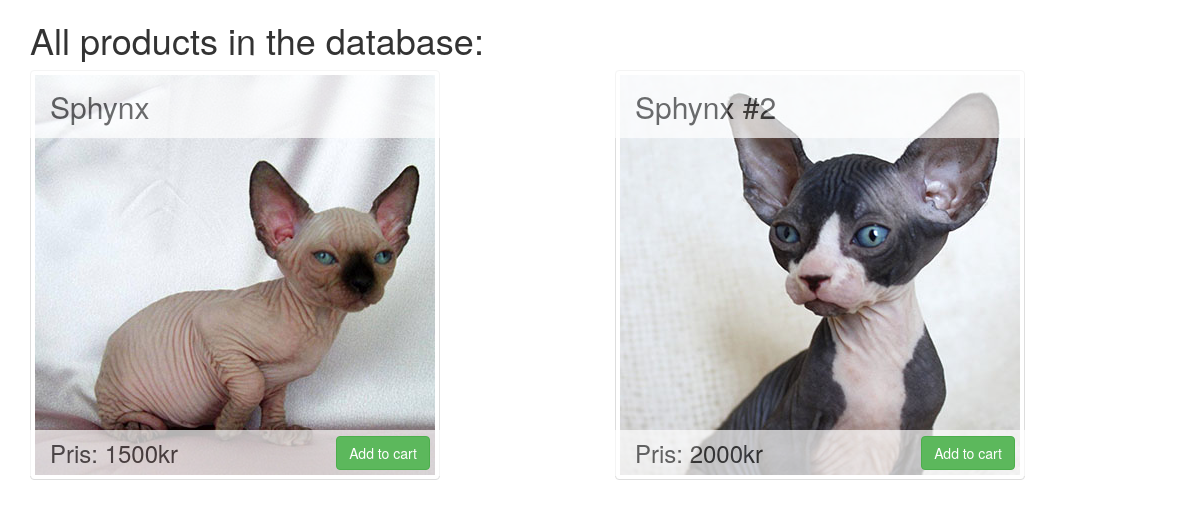
The app's page /test.php, older data.
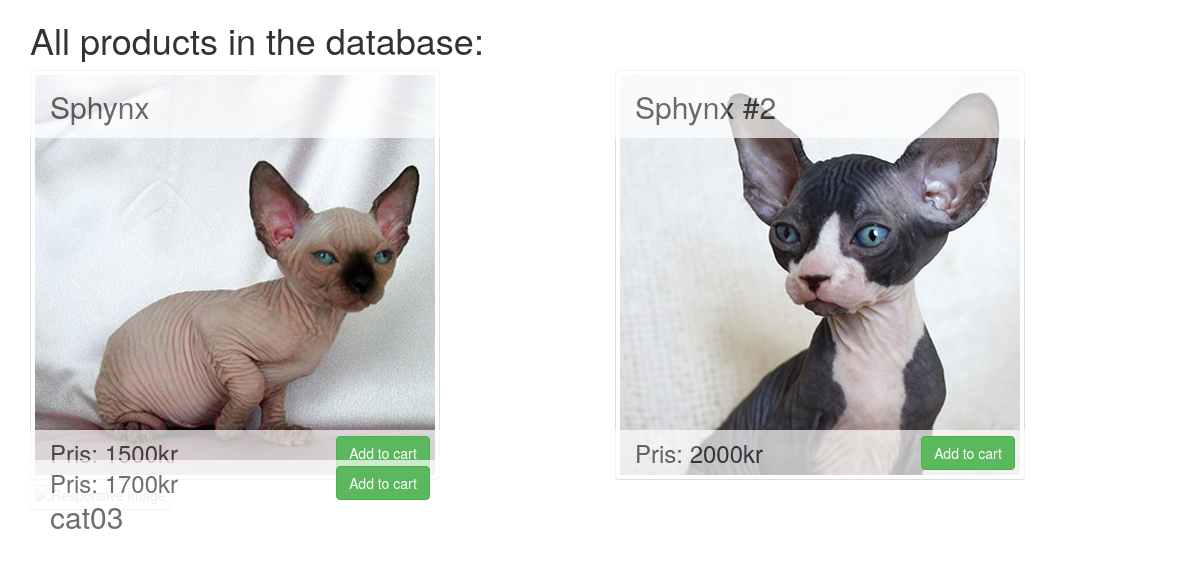
The same page, newer data.
### tables this page shows
CREATE TABLE products (
  id       bigint AUTO_INCREMENT PRIMARY KEY,
  name     text NOT NULL,
  image    text NOT NULL,
  price    bigint NOT NULL);

### database.inc.php (called while the page is built, shortened)
<?php
class Database {
	private $host;
	private $userName;
	private $password;
	private $database;
	private $conn;
	public function __construct($host, $userName, $password, $database) {
		$this->host = $host;
		$this->userName = $userName;
		$this->password = $password;
		$this->database = $database;
	}
	public function openConnection() {
		try {
			$this->conn = new PDO("mysql:host=$this->host;dbname=$this->database",
					$this->userName,  $this->password);
			$this->conn->setAttribute(PDO::ATTR_ERRMODE, PDO::ERRMODE_EXCEPTION);
		} catch (PDOException $e) {
			$error = "Connection error: " . $e->getMessage();
			print $error . "<p>";
			unset($this->conn);
			return false;
		}
		return true;
	}
	public function closeConnection() {
		$this->conn = null;
	}
	private function executeQuery($query, $param = null) {
		try {
			$stmt = $this->conn->prepare($query);
			$stmt->execute($param);
			$result = $stmt->fetchAll();
		} catch (PDOException $e) {
			$error = "*** Internal error: " . $e->getMessage() . "<p>" . $query;
			die($error);
		}
		return $result;
	}
  public function getProducts() {
    $result = $this->executeQuery("SELECT id, name, image, price FROM products");
    return $result;
  }
}
?>

### test.php (the view, shortened to what this page needs)
<?php
    $db = new Database($_SESSION['db_host'], $_SESSION['db_username'], $_SESSION['db_password'], $_SESSION['db_dbname']);
    $db->openConnection();
?>
<!doctype html>
<html lang="en">
<head>
    <link href="assets/css/bootstrap.min.css" rel="stylesheet" media="screen">
</head>
<body>
    <div class="container">
        <h1>All products in the database:</h1>
        <?php
            $result = $db->getProducts();
            $index = 1;
            foreach ($result as $row){
                if ($index == 1) {
                    print "<div class='row'>";
                }
                print "<div class='col-md-6'>";
                print "<div class='product-thumbnail'>";
                print "<img src='{$row['image']}' class='img-responsive img-thumbnail' alt='Responsive image'>";
                print "<div class='product-caption'>";
                print "<h2>{$row['name']}</h2>";
                print "</div>";
                print "<div class='product-price'>";
                print "<h3>Pris: {$row['price']}kr</h3>";
                print "</div>";
                print "<div class='product-buy'>";
                print "<button type='button' class='btn btn-success'>Add to cart</button>";
                print "</div>";
                print "</div>";
                print "</div>";
                if ($index++ == 3) {
                    print "</div>";
                    $index = 1;
                }
            }
        ?>
    </div>
</body>
</html>

Row changes from the older to the newer data that the page shows:
added products: name "cat03", price "1700"
